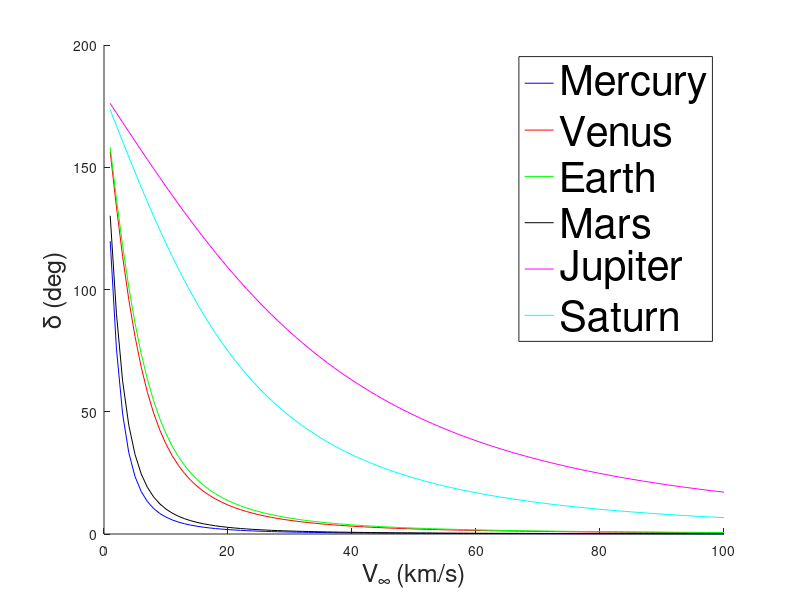

Source code (MATLAB):
clear all
close all
clc

% This script will generate flyby bending angle

% Planetary mu values in km^3/s^2 - Mercury(1), Venus(2), Earth(3),
% Mars(4), Jupiter(5), and Saturn(6)
mu = zeros(6,1);
mu(1) = 22032;
mu(2) = 324859;
mu(3) = 398600.4418;
mu(4) = 42828;
mu(5) = 126686534;
mu(6) = 37931187;

N = 100;

Rp = [2440;6052;6378;3397;71492;60268];

% vinf in km/s
vinf = linspace(1,100,N);

% rp in km
rp = 1000+Rp; 
delta = zeros(6,N);
for i = 1:6
    delta(i,:) = 2*asin(1./sqrt(ones(1,N)+vinf.^4.*rp(i)^2/mu(i)^2+2*vinf.^2*rp(i)/mu(i)));
end

% Convert to degrees
delta = delta*180/pi;

figure;hold on;
colors = {'b','r','g','k','m','c'};

for i = 1:6
    plot(vinf,delta(i,:),colors{i})
end

xlabel('V_{\infty} (km/s)','FontSize',18)
ylabel('\delta (deg)','FontSize',18)
h_legend = legend('Mercury','Venus','Earth','Mars','Jupiter','Saturn');
set(h_legend,'FontSize',30);
